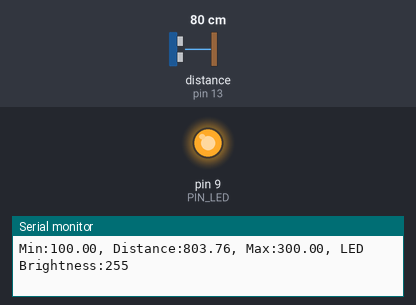
A sketch run on a simulated Arduino Uno, built with avr-gcc and run on an emulated ATmega328P. On the bench: output pins drawn as LEDs (lit = HIGH), the last lines printed to the serial monitor. Wiring (inferred from the names in the program): ultrasonic range finder: trigger pin 12; echo pin 13. The test bench sets the inputs (shaded band); at power-on: distance to the obstacle (sensor on pin 13) 80 cm. The echo pulse lasts 58.3 µs per cm; pins used as bus, display or sensor lines are not drawn.

Above: at 1.2 s.
1.3 s: distance to the obstacle (sensor on pin 13) set to 18 cm
At 2.0 s:
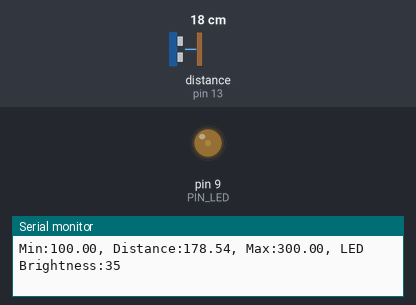
2.8 s: distance to the obstacle (sensor on pin 13) set to 2 cm
At 3.1 s:
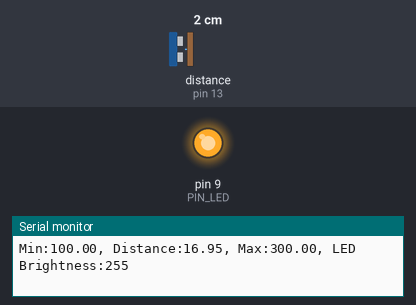
Timing chart, 0 to 5.8 s (numbered marks = the images above; inputs shaded):
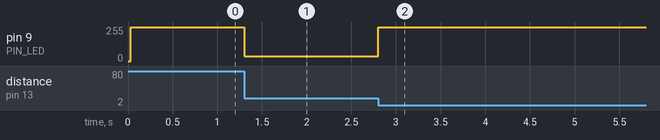

Measured:
- after the input at 1.3 s, pin 9 (PIN_LED): 255/255 → 35/255 at once
- after the input at 2.8 s, pin 9 (PIN_LED): 35/255 → 255/255 at once

The sketch:

08_example_2.ino
```cpp
// Arduino pin assignment
#define PIN_LED  9
#define PIN_TRIG 12   // sonar sensor TRIGGER
#define PIN_ECHO 13   // sonar sensor ECHO

// configurable parameters
#define SND_VEL 346.0     // sound velocity at 24 celsius degree (unit: m/sec)
#define INTERVAL 25      // sampling interval (unit: msec)
#define PULSE_DURATION 10 // ultra-sound Pulse Duration (unit: usec)
#define _DIST_MIN 100.0   // minimum distance to be measured (unit: mm)
#define _DIST_MAX 300.0   // maximum distance to be measured (unit: mm)

#define TIMEOUT ((INTERVAL / 2) * 1000.0) // maximum echo waiting time (unit: usec)
#define SCALE (0.001 * 0.5 * SND_VEL) // coefficent to convert duration to distance

unsigned long last_sampling_time;   // unit: msec

void setup() {
  // initialize GPIO pins
  pinMode(PIN_LED, OUTPUT);
  pinMode(PIN_TRIG, OUTPUT);  // sonar TRIGGER
  pinMode(PIN_ECHO, INPUT);   // sonar ECHO
  digitalWrite(PIN_TRIG, LOW);  // turn-off Sonar

  // initialize serial port
  Serial.begin(57600);
}

void loop() {
  float distance;

  // wait until next sampling time. // polling
  if (millis() < (last_sampling_time + INTERVAL))
    return;

  distance = USS_measure(PIN_TRIG, PIN_ECHO); // read distance

  // Adjust LED brightness based on distance
  int led_brightness = calculateLEDBrightness(distance);

  analogWrite(PIN_LED, led_brightness); // set LED brightness

  // output the distance and brightness to the serial port
  Serial.print("Min:");        Serial.print(_DIST_MIN);
  Serial.print(", Distance:");  Serial.print(distance);
  Serial.print(", Max:");       Serial.print(_DIST_MAX);
  Serial.print(", LED Brightness:"); Serial.print(led_brightness);
  Serial.println("");

  // update last sampling time
  last_sampling_time += INTERVAL;
}

// get a distance reading from USS. return value is in millimeter.
float USS_measure(int TRIG, int ECHO)
{
  digitalWrite(TRIG, HIGH);
  delayMicroseconds(PULSE_DURATION);
  digitalWrite(TRIG, LOW);

  return pulseIn(ECHO, HIGH, TIMEOUT) * SCALE; // unit: mm
}

// Calculate LED brightness based on distance
int calculateLEDBrightness(float distance) {
  int brightness = 255;  // Default is off

  // If distance is out of range, keep LED off
  if (distance > _DIST_MAX || distance == 0.0) {
    brightness = 255;  // LED OFF
  }
  else if (distance < _DIST_MIN) {
    brightness = 255;  // LED OFF
  }
  else {
    // Map the distance to the brightness
    if (distance <= 150) {
      // Brightness range: 200mm (max) -> 100mm (min)
      brightness = map(distance, 100, 200, 255, 0); // closer, brighter
    }
    else if (distance <= 250) {
      // 50% brightness range: 150mm -> 250mm
      brightness = map(distance, 150, 250, 0, 128); // 50% brightness at these ranges
    }
    else {
      // Brightness range: 200mm (max) -> 300mm (min)
      brightness = map(distance, 250, 300, 128, 255); // farther, dimmer
    }
  }

  return brightness;
}
```
